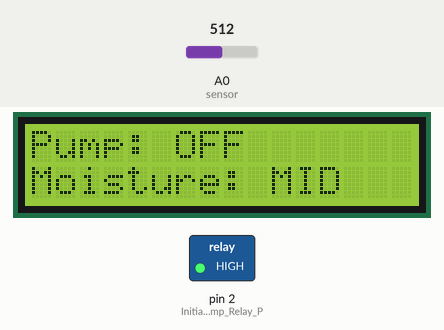
Simulated run of this sketch. Board: Arduino Uno, built with avr-gcc and run on an emulated ATmega328P. On the bench: 16×2 character LCD, switched loads named in the sketch (green lamp = pin HIGH). The test bench sets the inputs (shaded band); at power-on: A0 (sensor) = 512. What the sketch prints to the serial monitor is not drawn.

Above: at 5.2 s.
5.3 s: A0 (sensor) set to 940
7.2 s: A0 (sensor) set to 968
At 9.0 s:
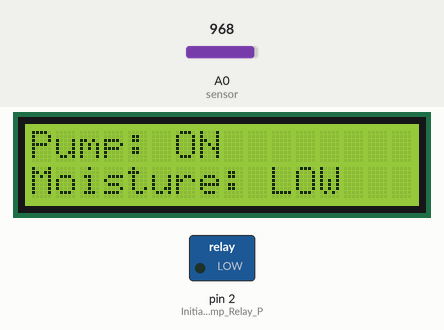
9.5 s: A0 (sensor) set to 440
At 10.8 s:
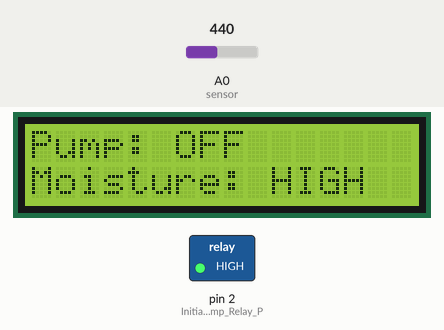
11.6 s: A0 (sensor) set to 465
At 12.7 s:
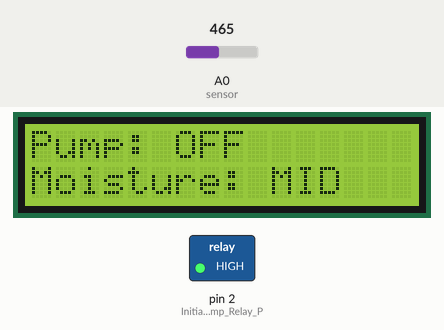
13.6 s: A0 (sensor) set to 306
At 14.5 s:
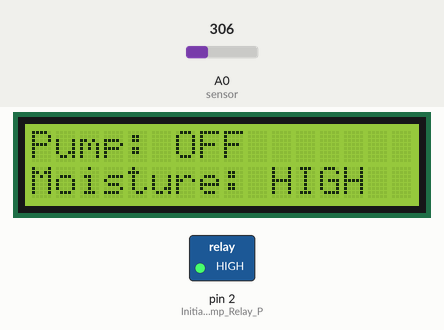
Timing chart, 0 to 16.6 s (numbered marks = the images above; inputs shaded):
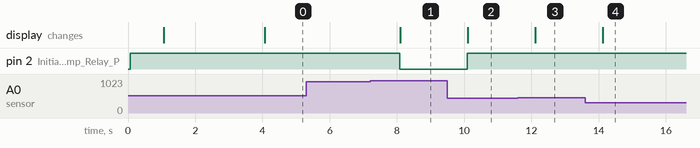

Measured:
- the behaviour switches between 950 and 951 on A0 (sensor) (found by bisection; images 0 and 1)
- the behaviour switches between 450 and 451 on A0 (sensor) (found by bisection; images 2 and 3)
- after the input at 5.3 s, every drawn part: stays the same
- after the input at 7.2 s, pin 2 (Initializing_Pump_Relay_P): HIGH → LOW after 0.89 s; the display: changes after 0.89 s (image 1)
- after the input at 9.5 s, pin 2 (Initializing_Pump_Relay_P): LOW → HIGH after 0.60 s; the display: changes after 0.60 s (image 2)
- after the input at 11.6 s, the display: changes after 0.51 s (image 3)
- after the input at 13.6 s, the display: changes after 0.52 s (image 4)

The sketch:

SoilMoisture_PBL_Completed.ino
```cpp
#include <LiquidCrystal.h>
// Define the LCD pin connections: RS, Enable, Data4, Data5, Data6, Data7
const int rs = 7, en = 8, d4 = 9, d5 = 10, d6 = 11, d7 = 12;
LiquidCrystal lcd(rs, en, d4, d5, d6, d7);  // Create an LCD object

const int DRY_THRESHOLD = 950;// Thresholds for easier calibration
const int WET_THRESHOLD = 450;

void setup() {
  Serial.begin(9600);
  lcd.begin(16, 2);
  lcd.clear();

  pinMode(2, OUTPUT);// Initializing Pump Relay Pin
  digitalWrite(2, HIGH);// Ensure pump starts OFF

  delay(1000);
  lcd.setCursor(0, 0);
  lcd.print("IRRIGATION");
  lcd.setCursor(0, 1);
  lcd.print("SYSTEM IS ON ");
    lcd.print("");
    delay(3000);
  lcd.clear();
}

void loop() {
  int value = analogRead(A0);// reading sensor
  Serial.println(value);

  int status = getMoistureStatus(value);// using new status function to categorize the soil moisture

  if (status == 0) {// controlling the pump based on moisture status
    togglePump(true);
  } else {
    togglePump(false);
  }
  displayMoistureLevel(status);// displaying the moisture level on the bottom row of the LCD display

  delay(1000);// 1 second delay for next reading
}
int getMoistureStatus(int val){ // Custom function #1 - categorizes the moisture levels
  if(val > DRY_THRESHOLD) return 0;
  if(val > WET_THRESHOLD) return 1;
  return 2;
}
void togglePump(bool activate){ // Custom function #2 - Handles the pump relay state and LCD row 0 status
  lcd.setCursor(0, 0);
  if (activate) {
    digitalWrite(2, LOW);
    lcd.print("Pump: ON     ");
  } else {
    digitalWrite(2, HIGH);
    lcd.print("Pump: OFF      ");
  }
}
void displayMoistureLevel(int status) { // Custom function #3 - Updates the LCD row 1 with the text description of moisture
  lcd.setCursor(0, 1);
  if (status == 0){
    lcd.print("Moisture: LOW ");
  } else if (status == 1) {
    lcd.print("Moisture: MID ");
  } else {
    lcd.print("Moisture: HIGH");
  }
  }
```
